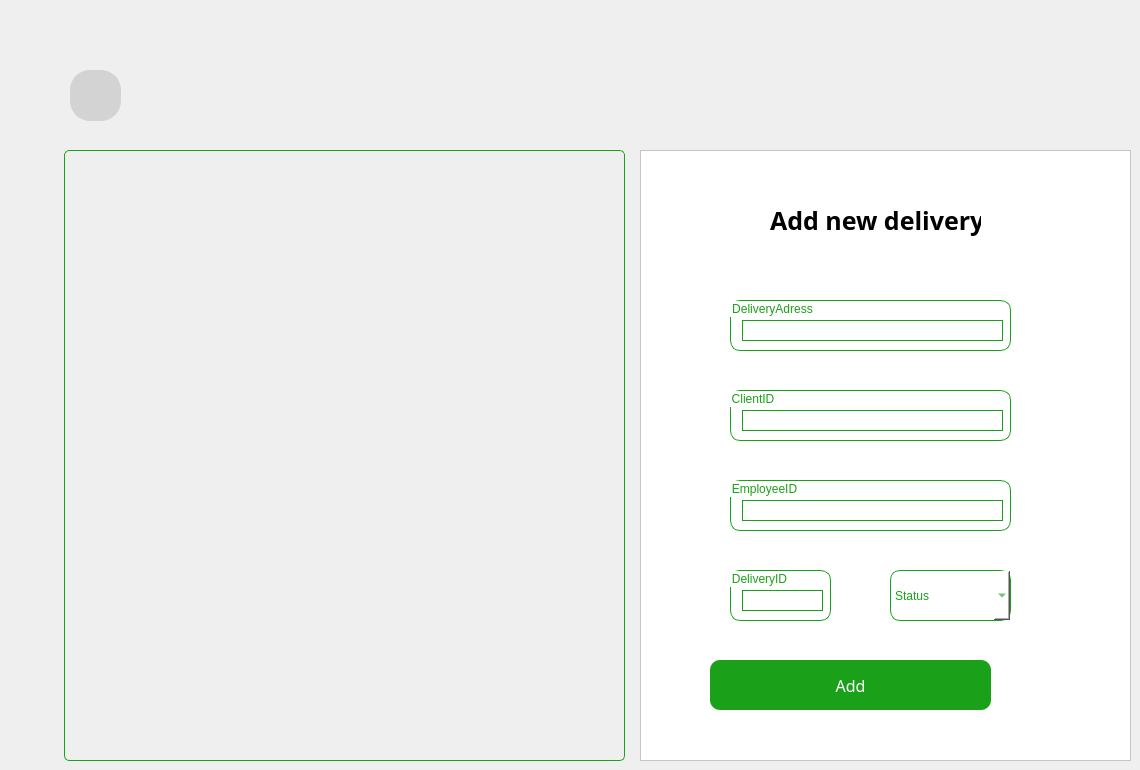
      <widget class="QWidget" name="add_delivery">
       <widget class="QLabel" name="label_4">
        <property name="geometry">
         <rect>
          <x>64</x>
          <y>150</y>
          <width>561</width>
          <height>611</height>
         </rect>
        </property>
        <property name="styleSheet">
         <string notr="true">border-radius:5px;
border-color: none;
border-width : 1px;
border-style:solid;
color: rgb(27, 160, 25);
</string>
        </property>
        <property name="text">
         <string/>
        </property>
        <property name="pixmap">
         <pixmap resource="resources.qrc">:/figma/final2.jpg</pixmap>
        </property>
        <property name="wordWrap">
         <bool>false</bool>
        </property>
       </widget>
       <widget class="QFrame" name="frame_5">
        <property name="geometry">
         <rect>
          <x>640</x>
          <y>150</y>
          <width>491</width>
          <height>611</height>
         </rect>
        </property>
        <property name="styleSheet">
         <string notr="true">background:white;</string>
        </property>
        <property name="frameShape">
         <enum>QFrame::Shape::StyledPanel</enum>
        </property>
        <property name="frameShadow">
         <enum>QFrame::Shadow::Raised</enum>
        </property>
        <widget class="QLabel" name="label_3">
         <property name="geometry">
          <rect>
           <x>130</x>
           <y>50</y>
           <width>211</width>
           <height>41</height>
          </rect>
         </property>
         <property name="styleSheet">
          <string notr="true">*{
color: var(--Dark-500, #16151C);

font-family: Lexend;
font-size: 25px;
font-style: normal;
font-weight: 600;
line-height: 30px; 
background:none;
}</string>
         </property>
         <property name="text">
          <string>Add new delivery</string>
         </property>
        </widget>
        <widget class="QGroupBox" name="groupBox_2">
         <property name="geometry">
          <rect>
           <x>90</x>
           <y>240</y>
           <width>281</width>
           <height>51</height>
          </rect>
         </property>
         <property name="styleSheet">
          <string notr="true">border-radius:10px;
border-color: rgb(27, 160, 25);
border-width : 1.2px;
border-style:solid;
color: rgb(27, 160, 25);
</string>
         </property>
         <property name="title">
          <string>ClientID</string>
         </property>
         <widget class="QLineEdit" name="lineEdit_clientID">
          <property name="geometry">
           <rect>
            <x>12</x>
            <y>20</y>
            <width>261</width>
            <height>21</height>
           </rect>
          </property>
          <property name="styleSheet">
           <string notr="true">border-radius:0px;
border-color: rgb(27, 160, 25);
border-width : 0x;
color:grey;</string>
          </property>
         </widget>
        </widget>
        <widget class="QGroupBox" name="groupBox_3">
         <property name="geometry">
          <rect>
           <x>90</x>
           <y>330</y>
           <width>281</width>
           <height>51</height>
          </rect>
         </property>
         <property name="styleSheet">
          <string notr="true">border-radius:10px;
border-color: rgb(27, 160, 25);
border-width : 1.2px;
border-style:solid;
color: rgb(27, 160, 25);
</string>
         </property>
         <property name="title">
          <string>EmployeeID</string>
         </property>
         <widget class="QLineEdit" name="lineEdit_employeeID">
          <property name="geometry">
           <rect>
            <x>12</x>
            <y>20</y>
            <width>261</width>
            <height>21</height>
           </rect>
          </property>
          <property name="styleSheet">
           <string notr="true">border-radius:0px;
border-color: rgb(27, 160, 25);
border-width : 0x;
color:grey;</string>
          </property>
         </widget>
        </widget>
        <widget class="QGroupBox" name="groupBox_4">
         <property name="geometry">
          <rect>
           <x>90</x>
           <y>150</y>
           <width>281</width>
           <height>51</height>
          </rect>
         </property>
         <property name="styleSheet">
          <string notr="true">border-radius:10px;
border-color: rgb(27, 160, 25);
border-width : 1.2px;
border-style:solid;
color: rgb(27, 160, 25);
</string>
         </property>
         <property name="title">
          <string>DeliveryAdress</string>
         </property>
         <widget class="QLineEdit" name="lineEdit_deliveryAddress">
          <property name="geometry">
           <rect>
            <x>12</x>
            <y>20</y>
            <width>261</width>
            <height>21</height>
           </rect>
          </property>
          <property name="styleSheet">
           <string notr="true">border-radius:0px;
border-color: rgb(27, 160, 25);
border-width : 0x;
color:grey;</string>
          </property>
         </widget>
        </widget>
        <widget class="QPushButton" name="pushButton_10">
         <property name="geometry">
          <rect>
           <x>70</x>
           <y>510</y>
           <width>281</width>
           <height>50</height>
          </rect>
         </property>
         <property name="styleSheet">
          <string notr="true">*{
background:#1ba019;
border-radius:10px;
color:white;
font-family: Lexend;
font-size:16px;
}
QPushButton:hover
{
background:#00b521;
color:white;
border-left:3.5px solid #1BA019 ; 
border-color:none;
border-radius:10px;




}
QPushButton:pressed
{
background:#013220;
color:black;
border-radius:10px;
color:white;
font-family: Lexend;
font-size:16px;
border-radius:10px;
border-left:3.5px solid #1BA019 ; 


/*background: qlineargradient(x1: 0, y1: 0, x2: 0, y2: 1,
                                stop: 0 #ffffff, stop: 1 #dcdcdc);*/
}</string>
         </property>
         <property name="text">
          <string>Add</string>
         </property>
         <property name="iconSize">
          <size>
           <width>20</width>
           <height>20</height>
          </size>
         </property>
        </widget>
        <widget class="QGroupBox" name="groupBox_6">
         <property name="geometry">
          <rect>
           <x>90</x>
           <y>420</y>
           <width>101</width>
           <height>51</height>
          </rect>
         </property>
         <property name="styleSheet">
          <string notr="true">border-radius:10px;
border-color: rgb(27, 160, 25);
border-width : 1.2px;
border-style:solid;
color: rgb(27, 160, 25);
</string>
         </property>
         <property name="title">
          <string>DeliveryID</string>
         </property>
         <widget class="QLineEdit" name="lineEdit_DeliveryID">
          <property name="geometry">
           <rect>
            <x>12</x>
            <y>20</y>
            <width>81</width>
            <height>21</height>
           </rect>
          </property>
          <property name="styleSheet">
           <string notr="true">border-radius:0px;
border-color: rgb(27, 160, 25);
border-width : 0x;
color:grey;</string>
          </property>
         </widget>
        </widget>
        <widget class="QComboBox" name="comboBox_Status">
         <property name="geometry">
          <rect>
           <x>250</x>
           <y>420</y>
           <width>121</width>
           <height>51</height>
          </rect>
         </property>
         <property name="styleSheet">
          <string notr="true">border-radius:10px;
border-color: rgb(27, 160, 25);
border-width : 1.2px;
border-style:solid;
color: rgb(27, 160, 25);
</string>
         </property>
         <item>
          <property name="text">
           <string>Status</string>
          </property>
         </item>
         <item>
          <property name="text">
           <string>Ordered</string>
          </property>
         </item>
         <item>
          <property name="text">
           <string>In Progress</string>
          </property>
         </item>
         <item>
          <property name="text">
           <string>Delivered</string>
          </property>
         </item>
        </widget>
       </widget>
       <widget class="QPushButton" name="return_main">
        <property name="geometry">
         <rect>
          <x>70</x>
          <y>70</y>
          <width>51</width>
          <height>51</height>
         </rect>
        </property>
        <property name="styleSheet">
         <string notr="true">background:#D3D3D3;
border-radius: 20px;
border: 1px solid;
border-color:#D3D3D3;
</string>
        </property>
        <property name="text">
         <string/>
        </property>
        <property name="icon">
         <iconset resource="resources.qrc">
          <normaloff>:/figma/arrow1.png</normaloff>:/figma/arrow1.png</iconset>
        </property>
        <property name="iconSize">
         <size>
          <width>30</width>
          <height>30</height>
         </size>
        </property>
       </widget>
      </widget>
